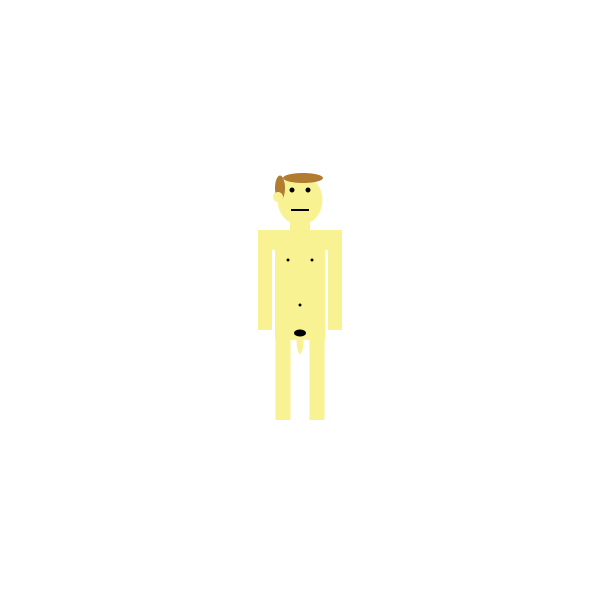
Frame 1 (no input)
Frame 60 (the mouse pressed at the canvas centre just before this capture): identical to frame 1, image omitted
Frame 120 (the mouse held since frame 60 and released just before this capture): identical to frame 1, image omitted

The Processing sketch that drew this single still picture (run headless with seeded random() and noise(); from frame 60 on, the mouse is pressed at the canvas centre):

// Processing sketch: processing_53071
// ── processing_53071.pde

//Self-Portrait II by Maxwell Paparella
//February 15, 2012
//maxwell.paparella@gmail.com

//this sketch turned out significantly different than my designblocks 
//self-portrait. I concentrated on a simple dynamic element of interactivity,
//keeping the forms themselves fairly basic and not trying to "get away" with 
//as much within the program, as I tried to do with the designblocks piece.
//It was my original intention to have a different piece of clothing displayed 
//for each letter on the keyboard, but this turned out to be slightly outside 
//the scope of the project for now. I plan to keep working and update the program 
//soonish. There are also some bugs in the program that I plan on working out, 
//including the current inability to select more than one item at the same time.
 


void setup() {
  size(600, 600);
  background(255);
  smooth();
  stroke(0, 0);
  rectMode(CENTER);
}

void draw() {

  //NAKED

  background(255);
  fill(249, 242, 147); //skin tone
  ellipse(300, 200, 45, 50);  //head
  rect(300, 225, 20, 25);  //neck
  rect(300, 290, 50, 100);  //torso
  rect(300, 240, 68, 20); //shoulders
  rect(265, 280, 14, 100); //L arm
  rect(335, 280, 14, 100); //R arm
  rect(283, 375, 15, 90); //L leg
  rect(317, 375, 15, 90); //R leg
  ellipse(300, 340, 7, 28); //penis

  fill(0); //black
  ellipse(292, 190, 5, 5); //L eye
  ellipse(308, 190, 5, 5); //R eye
  rect(300, 210, 18, 2); //mouth
  ellipse(288, 260, 3, 3); //L nipple
  ellipse(312, 260, 3, 3); //R nipple
  ellipse(300, 305, 3, 3); //bellybutton
  ellipse(300, 333, 12, 7); //pubic hair

  fill(175, 124, 48); //hair tone
  ellipse(303, 178, 40, 10); //top hair
  ellipse(280, 188, 10, 25); //side hair

  fill(249, 242, 147); //skin tone
  ellipse(278, 197, 10, 10); //L ear


  //CLOTHED

  if (keyPressed) {

    //naked underneath
    background(255);
    fill(249, 242, 147); //skin tone
    ellipse(300, 200, 45, 50);  //head
    rect(300, 225, 20, 25);  //neck
    rect(300, 290, 50, 100);  //torso
    rect(300, 240, 68, 20); //shoulders
    rect(265, 280, 14, 100); //L arm
    rect(335, 280, 14, 100); //R arm
    rect(283, 375, 15, 90); //L leg
    rect(317, 375, 15, 90); //R leg
    ellipse(300, 340, 7, 28); //penis


    fill(0); //black
    ellipse(292, 190, 5, 5); //L eye
    ellipse(308, 190, 5, 5); //R eye
    rect(300, 210, 18, 2); //mouth
    ellipse(288, 260, 3, 3); //L nipple
    ellipse(312, 260, 3, 3); //R nipple
    ellipse(300, 305, 3, 3); //bellybutton
    ellipse(300, 333, 12, 7); //pubic hair

    fill(175, 124, 48); //hair tone
    ellipse(303, 178, 40, 10); //top hair
    ellipse(280, 188, 10, 25); //side hair

    fill(249, 242, 147); //skin tone
    ellipse(278, 197, 10, 10); //L ear


    //CLOTHING
    //TOP ROW (HEAD)
    if (key == 'q' || key == 'Q') {
      //QQQQQQQQQQQQQQQQQQQQQQQQQQQQQQQQQQQQQQQQQQ

      fill(0); //hat tone
      arc(300, 180, 48, 30, PI, TWO_PI-PI/2); //hat (L side)
      arc(300, 180, 48, 30, TWO_PI-PI/2, TWO_PI); //hat (R side)
      stroke(0); //set stroke 
      strokeWeight(2); //set strokeWeight
      line(300, 179, 300, 167); //hat (gap)
      line(300, 179, 340, 179); //hat (brim)
      stroke(0, 0); //reset stroke
    }

    if (key == 'w' || key == 'W') {
      //WWWWWWWWWWWWWWWWWWWWWWWWWWWWWWWWWWWWWWWWW
      //head (top row)
      fill(0); //black
      ellipse(292, 190, 5, 5); //L eye
      ellipse(308, 190, 5, 5); //R eye
      rect(300, 210, 18, 2); //mouth

      fill(0, 0); //fill for glasses
      stroke(0); //stroke for glasses
      strokeWeight(1); //strokeWeight for glasses
      ellipse(292, 190, 14, 12); //glasses (L eye)
      line (295, 184, 305, 184); //glasses (upper bridge)
      line (299, 190, 301, 190); //glasses (lower bridge)
      ellipse(308, 190, 14, 12); //glasses (R eye)
      stroke (0, 0); //reset stroke

      fill(175, 124, 48); //hair tone
      ellipse(303, 178, 40, 10); //top hair
      ellipse(280, 188, 10, 25); //side hair

      fill(249, 242, 147); //skin tone
      ellipse(278, 197, 10, 10); //L ear
    }

    if (key == 'e' || key == 'E') {
      //EEEEEEEEEEEEEEEEEEEEEEEEEEEEEEEEEEEEEEEE
      //head (top row)
      fill(0); //black
      ellipse(292, 190, 5, 5); //L eye
      ellipse(308, 190, 5, 5); //R eye
      rect(300, 210, 18, 2); //mouth

      fill(175, 124, 48); //hair tone
      ellipse(303, 178, 40, 10); //top hair
      ellipse(280, 188, 10, 25); //side hair

      fill(249, 242, 147); //skin tone
      ellipse(278, 197, 10, 10); //L ear

      fill(249, 207, 0); //earring tone
      ellipse(278, 202, 3, 3); //earring (top ball)
      ellipse(278, 206, 4, 4); //earring (middle ball)
      ellipse(278, 211, 5, 5); //earring (bottom ball)
    }

    if (key == 'r' || key == 'R') {
      //RRRRRRRRRRRRRRRRRRRRRRRRRRRRRRRRRRRRRRR
      //head (top row)
      fill(0); //black
      ellipse(292, 190, 5, 5); //L eye
      ellipse(308, 190, 5, 5); //R eye
      rect(300, 210, 18, 2); //mouth

      fill(175, 124, 48); //hair tone
      ellipse(303, 178, 40, 10); //top hair
      ellipse(280, 188, 10, 25); //side hair

      fill(249, 242, 147); //skin tone
      ellipse(278, 197, 10, 10); //L ear

      fill(250, 110, 213); //party hat tone
      triangle(275, 180, 315, 175, 285, 140);//party hat
      fill(153, 215, 238); //party hat pattern tone
      ellipse(283, 166, 5, 5); //polka dot 1
      ellipse(289, 153, 5, 5); //polka dot 2
      ellipse(293, 170, 5, 5); //polka dot 3
      ellipse(295, 161, 5, 5); //pola dot 4
      ellipse(303, 169, 5, 5); //polka dot 5
    }
    
    if (key == 't' || key == 'T') {
    //TTTTTTTTTTTTTTTTTTTTTTTTTTTTTTTTTTTTT
    //head (top row)

    fill(32, 26, 219); //mask tone
    arc(292, 223, 52, 110, PI, TWO_PI-PI/2); //mask (L)
    arc(308, 223, 52, 110, TWO_PI-PI/2, TWO_PI); //mask (R)
    rect(300, 196, 18, 55); //mask (fill)
    
    fill(249, 242, 147); //skin tone
    ellipse(292, 190, 10, 10); //L eyehole
    ellipse(308, 190, 10, 10); //R eyehole
    fill(0); //black
    ellipse(292, 190, 5, 5); //L eye
    ellipse(308, 190, 5, 5); //R eye
    }

    //BOTTOM ROW (LEGS)
    if (key == 'z' || key == 'Z') {
      //ZZZZZZZZZZZZZZZZZZZZZZZZZZZZZZZZZZZZZZZZZZ
      //legs (bottom row)
      fill(23, 68, 112); //denim tone
      rect(300, 333, 50, 30); //jeans (crotch)
      rect(283, 375, 16, 70); //jeans (L leg)
      rect(317, 375, 16, 70); //jeans (R leg)

      fill(0); //belt tone
      rect(300, 323, 50, 10); //belt

      fill(23, 68, 112); //denim tone
      rect (282, 323, 5, 10); //belt loop 1
      rect(318, 323, 5, 10); //belt loop 2


      fill(245, 218, 87); //buckle tone
      rect(300, 323, 15, 10);

      fill(0); //belt tone
      rect(300, 323, 10, 5);//center of buckle

      fill(130, 152, 202); //lighter denim tone
      rect(283, 370, 11, 14);//ripped jeans
      fill(249, 242, 147); //skin tone
      rect(283, 370, 7, 7); //knee

      fill(255); //penis cover fill
      rect(300, 355, 18, 18); //penis cover
    }

    if (key == 'x' || key == 'X') {
      //XXXXXXXXXXXXXXXXXXXXXXXXXXXXXXXXXXX
      //legs (bottom row)
      fill(0); //black jeans tone
      rect(300, 333, 50, 30); //jeans (crotch)
      rect(283, 375, 16, 70); //jeans (L leg)
      rect(317, 375, 16, 70); //jeans (R leg)

      fill(155, 89, 38); //stilt tone
      rect(272, 405, 7, 30); //stilts (L brace)
      rect(328, 405, 7, 30); //stilts (R brace)
      rect(281, 423, 25, 7); //stilts (L footing)
      rect(319, 423, 25, 7); //stilts (R footing)
      rect(283, 510, 7, 175); //stilts (L leg)
      rect(317, 510, 7, 175); //stilts (R leg)

      fill(255); //penis cover fill
      rect(300, 355, 18, 18); //penis cover
    }

    if (key == 'c' || key == 'C') {

      //CCCCCCCCCCCCCCCCCCCCCCCCCCCCCCCCCCCCCCC
      //legs (bottom row)
      fill(23, 68, 112); //denim tone    
      rect(300, 333, 50, 30); //jeans (crotch)
      rect(283, 355, 16, 20); //jeans (L leg)
      rect(317, 355, 16, 20); //jeans (R leg)

      fill(0); //belt tone
      rect(300, 323, 50, 10); //belt

      fill(23, 68, 112); //denim tone
      rect (282, 323, 5, 10); //belt loop 1
      rect(318, 323, 5, 10); //belt loop 2

      fill(245, 218, 87); //buckle tone
      rect(300, 323, 15, 10);

      fill(0); //belt tone
      rect(300, 323, 10, 5);//center of buckle

      fill(130, 152, 202); //lighter denim tone
      rect(283, 365, 16, 5); //L cuff
      rect(317, 365, 16, 5); //R cuff

      fill(255); //penis cover fill
      rect(300, 355, 18, 18); //penis cover
    }

    if (key == 'v' || key == 'V') {
      //VVVVVVVVVVVVVVVVVVVVVVVVVVVVVVVVVVVVV
      //legs (bottom row)
      fill(29, 188, 98); //leaf tone
      ellipse(300, 342, 29, 25); //leaf
      stroke(29, 188, 98); //set stroke leaf tone
      strokeWeight(3); //set strokeWeight
      line(282, 334, 300, 345); //leaf stem
      stroke(0);
      strokeWeight(1); //reset strokeWeight
      line(293, 338, 306, 343); //main leaf vein
      line(299, 334, 296, 348); //L smaller leaf vein
      line(304, 336, 301, 349);
      stroke(0, 0); //reset stroke
    }
    
    if (key == 'b' || key == 'B') {
    //BBBBBBBBBBBBBBBBBBBBBBBBBBBBBBBBBBBBBB
    //legs (bottom row)
    fill(240); //underwear tone
    rect(300, 335, 50, 35); //underwear
    
    stroke(100); //set waistband stroke
    fill(249,242, 147); //skin tone
    arc(275, 352, 30, 40, TWO_PI-PI/2, TWO_PI); //leg hole (L)
    arc(325, 352, 30, 40, PI, TWO_PI-PI/2); //leg hole (R)
    stroke(0,0); //reset stroke

    fill(100); //waistband tone
    rect(283, 322, 5, 2); //waistband dash 1
    rect(293, 322, 5, 2); //waistband dash 2
    rect(303, 322, 5, 2); //waistband dash 3
    rect(313, 322, 5, 2); //waistband dash 4
    rect(322, 322, 4, 2); //waistband dash 5
    
    fill(255); //penis cover fill
    rect(300, 361, 18, 18); //penis cover
    }

    //MIDDLE ROW (TORSOS)

    if (key == 'a' || key == 'A') {

      //AAAAAAAAAAAAAAAAAAAAAAAAAAAAAAAAAAAAAA
      //torso (middle row)
      fill(240); //shirt tone
      rect(300, 277, 50, 81);  //shirt (torso)
      rect(300, 240, 68, 20); //shirt (shoulders)
      rect(265, 250, 16, 40); //shirt (L sleeve)
      rect(335, 250, 16, 40); //shirt (R sleeve)

      fill(249, 242, 147); //skin tone
      ellipse(300, 230, 20, 20); //shirt (neckline)
    }

    if (key == 's' || key == 'S') {

      //SSSSSSSSSSSSSSSSSSSSSSSSSSSSSSSSSSSSSS
      //torso (middle row)
      fill(208, 30, 30); //tank tone
      rect(300, 277, 50, 81);  //shirt (torso)
      rect(300, 240, 50, 20); //shirt (shoulders)


      fill(249, 242, 147); //skin tone
      arc(300, 229, 38, 50, 0, PI/2); //R neckline
      arc(300, 229, 38, 50, PI/2, PI); //L neckline
      stroke(249, 242, 147); //skin tone stroke
      line (300, 229, 300, 253);//filler
      stroke(0, 0); //reset stroke
    }

    if (key == 'd' || key == 'D') {

      //DDDDDDDDDDDDDDDDDDDDDDDDDDDDDDDDDDDDD
      //torso (middle row)
      fill(28, 112, 25); //sweater tone
      rect(300, 277, 50, 82);  //shirt (torso)
      rect(300, 240, 68, 20); //shirt (shoulders)
      rect(265, 275, 16, 90); //shirt (L sleeve)
      rect(335, 275, 16, 90); //shirt (R sleeve)

      fill(176, 36, 8); //sweater pattern tone

      rect(280, 260, 5, 5); //sweater pattern (top row)
      rect(285, 255, 5, 5);
      rect(290, 260, 5, 5);
      rect(295, 255, 5, 5);
      rect(300, 260, 5, 5);
      rect(305, 255, 5, 5);
      rect(310, 260, 5, 5);
      rect(315, 255, 5, 5);
      rect(320, 260, 5, 5);

      //L sleeve
      rect(260, 260, 5, 5);
      rect(265, 255, 5, 5);
      rect(270, 260, 5, 5);

      //R sleeve
      rect(330, 260, 5, 5);
      rect(335, 255, 5, 5);
      rect(340, 260, 5, 5);

      rect(280, 275, 5, 5); //sweater pattern (middle row)
      rect(285, 280, 5, 5);
      rect(290, 275, 5, 5);
      rect(295, 280, 5, 5);
      rect(300, 275, 5, 5);
      rect(305, 280, 5, 5);
      rect(310, 275, 5, 5);
      rect(315, 280, 5, 5);
      rect(320, 275, 5, 5);

      //L sleeve
      rect(260, 275, 5, 5);
      rect(265, 280, 5, 5);
      rect(270, 275, 5, 5);

      //R sleeve
      rect(330, 275, 5, 5);
      rect(335, 280, 5, 5);
      rect(340, 275, 5, 5);


      rect(280, 300, 5, 5);//sweater pattern (bottom row)
      rect(285, 295, 5, 5);
      rect(290, 300, 5, 5);
      rect(295, 295, 5, 5);
      rect(300, 300, 5, 5);
      rect(305, 295, 5, 5);
      rect(310, 300, 5, 5);
      rect(315, 295, 5, 5);
      rect(320, 300, 5, 5);

      //L sleeve
      rect(260, 300, 5, 5);
      rect(265, 295, 5, 5);
      rect(270, 300, 5, 5);

      //R sleeve
      rect(330, 300, 5, 5);
      rect(335, 295, 5, 5);
      rect(340, 300, 5, 5);

      fill(249, 242, 147); //skin tone
      ellipse(300, 230, 20, 20); //sweater (neckline)

      noFill();
      stroke(176, 36, 8); //set stroke tone
      strokeWeight(3);
      arc(300, 230, 22, 22, PI/2, PI); //sweater (L neckline hem)
      arc(300, 230, 22, 22, 0, PI/2); //sweater (R neckline hem)
      line(257, 319, 272, 319); //sweater (L sleeve hem)
      line(327, 319, 342, 319); //sweater (R sleeve hem)
      stroke(0, 0); //reset stroke
      strokeWeight(1); //reset strokeWeight
    }

    if (key == 'f' || key == 'F') {

      //FFFFFFFFFFFFFFFFFFFFFFFFFFFFFFFFFFFFF
      //torso (middle row)
      fill(240); //apron tone
      rect(300, 280, 42, 100);  //apron (torso)
      rect(300, 240, 42, 20); //apron (shoulders)

      fill(249, 242, 147); //skin tone
      rect(300, 245, 30, 30); //neckline
      stroke(249, 242, 147); //skin tone stroke
      line (300, 229, 300, 253);//filler
      stroke(0, 0); //reset stroke

      fill(255, 0, 0); //text tone
      text("KISS", 288, 280); //text 1
      text("THE", 288, 295); //text 2
      text("COOK", 282, 310); //text 3
    }
    
    if (key == 'g' || key == 'G') {
      
    //GGGGGGGGGGGGGGGGGGGGGGGGGGGGGGGGGGGGGGG
    //torso (middle row)
    //torso (middle row)
    fill(50); //suit tone
    rect(300, 277, 50, 82);  //shirt (torso)
    rect(300, 240, 68, 20); //shirt (shoulders)
    rect(265, 275, 16, 90); //shirt (L sleeve)
    rect(335, 275, 16, 90); //shirt (R sleeve)
    
    fill(100); //flaps tone
    triangle(280, 230, 300, 310, 290, 230); //L flap
    triangle(320, 230, 300, 310, 310, 230); //R flap
    
    fill(250); //shirt tone
    triangle(300, 310, 290, 230, 310, 230); //shirt
    rect(265, 318, 17, 5); //L cuff
    rect(335, 318, 17, 5); //R cuff
    
    fill(133, 67, 208); //tie tone
    rect(300, 235, 8, 5); //tie knot
    rect(300, 260, 6, 42); //tie
    triangle(300, 310, 297, 280, 303, 280); //tie end
    }
  }
}
